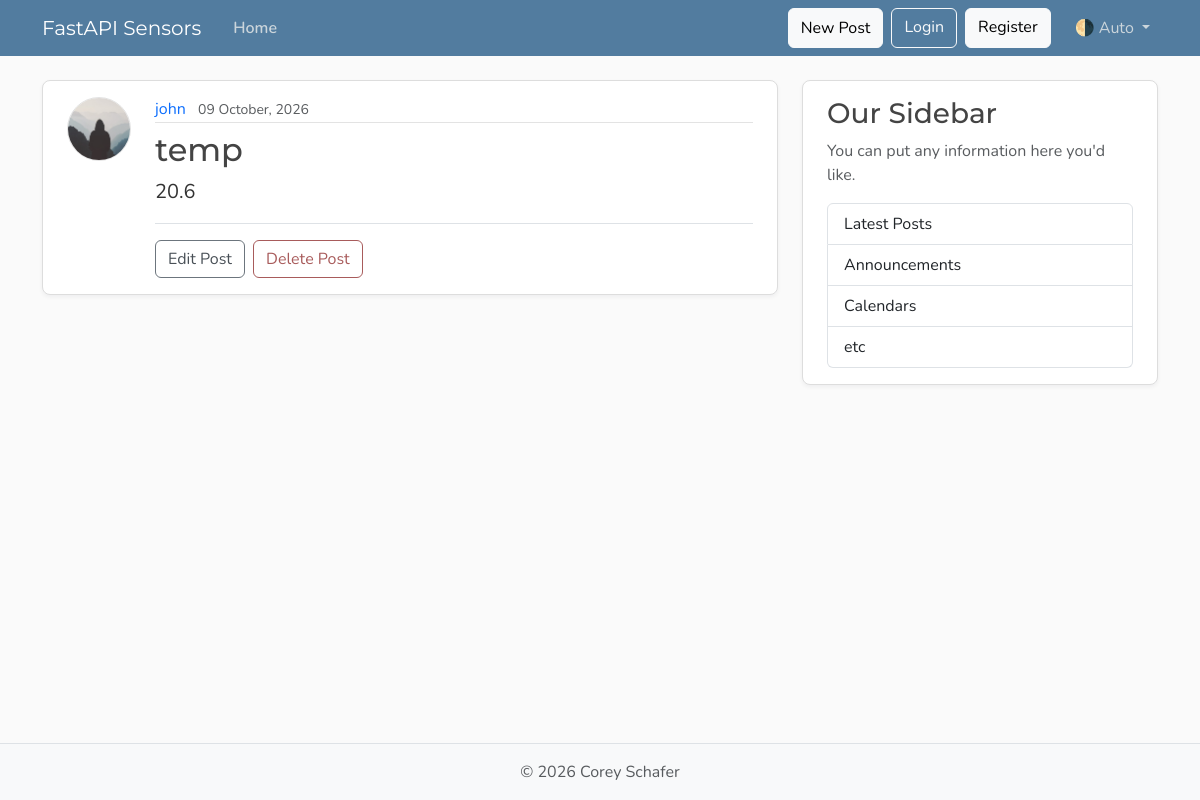
/sensor_reading/1, run on an earlier commit of the app's database.
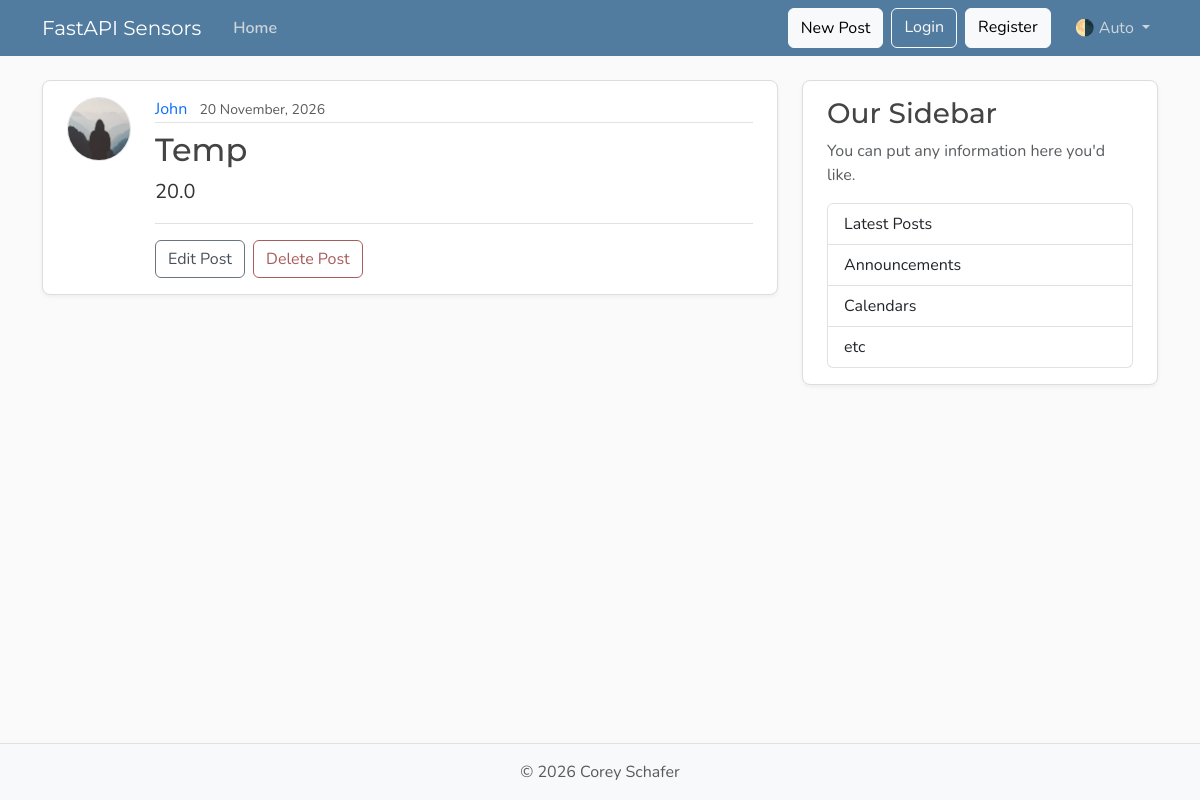
And on a later commit of the database.
### fastapi_intro/models.py (models this page shows, shortened)
class User(Base):
    __tablename__ = "user"
    id: Mapped[int] = mapped_column(Integer, primary_key=True, index=True)
    username: Mapped[str] = mapped_column(String(50), unique=True, nullable=False)
    email: Mapped[str] = mapped_column(String(320), unique=True, nullable=False)
    image_file: Mapped[str | None] = mapped_column(String(200), nullable=True, default=None,)
    readings:Mapped[list[Reading]] = relationship(back_populates="author", cascade="all, delete-orphan")

class Reading(Base):
    __tablename__ = "reading"
    id: Mapped[int] = mapped_column(Integer, primary_key=True, index=True)
    sensor: Mapped[str] = mapped_column(String(20), nullable=False)
    content: Mapped[float] = mapped_column(Float, nullable=False)
    user_id: Mapped[int] = mapped_column(ForeignKey("user.id"), nullable=False, index=True)
    date_timestamp: Mapped[datetime] = mapped_column(DateTime(timezone=True),
                                                     default=lambda: datetime.now(UTC))
    author: Mapped[User] = relationship(back_populates="readings")

### fastapi_intro/main.py (the view)
@app.get("/sensor_reading/{sensor_reading_id}", include_in_schema=False)
async def sensor_reading_page(request:Request, sensor_reading_id:int, db: Annotated[AsyncSession, Depends(get_db)]):
    result = await db.execute(select(models.Reading).where(models.Reading.id == sensor_reading_id).options(selectinload(models.Reading.author)))
    sensor_reading = result.scalars().first()
    if sensor_reading:
        title = sensor_reading.sensor[:50]
        return templates.TemplateResponse(request, "sensor_reading.html", {"sensor_reading":sensor_reading, "title":title})
    raise HTTPException(status_code=status.HTTP_404_NOT_FOUND, detail="Sensor reading not found")

### fastapi_intro/templates/sensor_reading.html (shortened to what this page needs)
{% extends "layout.html" %} {% block content %}
<article class="content-section py-3 px-4 mb-4">
  <div class="d-flex align-items-start gap-4">
    <img
      class="rounded-circle article-img flex-shrink-0"
      src="{{ sensor_reading.author.image_path }}"
      alt="{{ sensor_reading.author.name }}'s profile picture"
      width="64"
      height="64"
      loading="lazy"
    />
    <div class="flex-grow-1">
      <div class="article-metadata mb-2">
        <a class="me-2" href="{{url_for("user_readings", user_id=sensor_reading.author.id)}}">{{ sensor_reading.author.username }}</a>
        <small class="text-body-secondary"
          >{{ sensor_reading.date_timestamp.strftime("%d %B, %Y") }}</small
        >
      </div>
      <h2 class="article-title">{{ sensor_reading.sensor }}</h2>
      <p class="article-content">{{ sensor_reading.content }}</p>
      <div class="post-actions mt-3 pt-3 border-top">
        <a class="btn btn-outline-secondary me-1" href="#">Edit Post</a>
        <button
          type="button"
          class="btn btn-outline-danger"
          data-bs-toggle="modal"
          data-bs-target="#deleteModal"
        >
          Delete Post
        </button>
      </div>
    </div>
  </div>
</article>
{% endblock content %}

What changed in the data, as far as the page shows it:
no longer on this page (row edited): User: author.username "john"
added User: author.username "John"
changed Reading: date_timestamp "09 October, 2026" → "20 November, 2026"; sensor "temp" → "Temp"; content "20.6" → "20.0"
